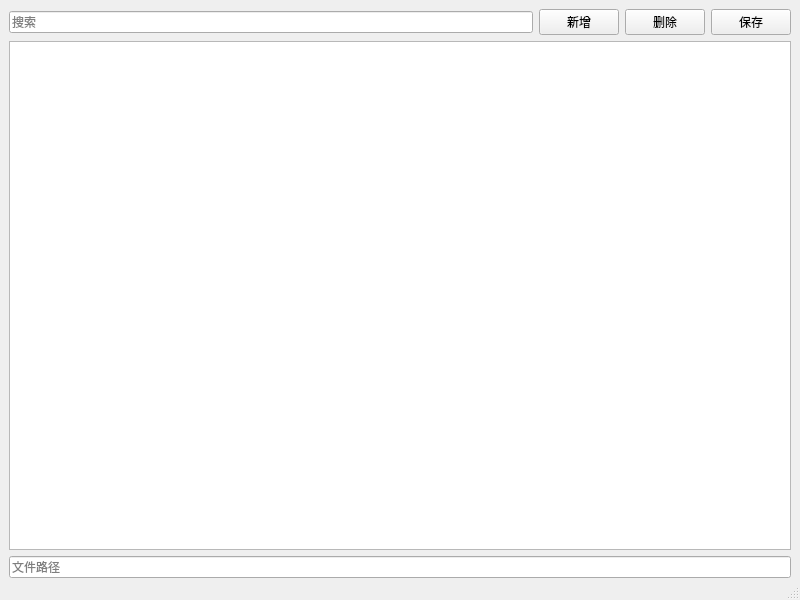
<?xml version="1.0" encoding="UTF-8"?>
<ui version="4.0">
 <class>MainWindow</class>
 <widget class="QMainWindow" name="MainWindow">
  <property name="geometry">
   <rect>
    <x>0</x>
    <y>0</y>
    <width>800</width>
    <height>600</height>
   </rect>
  </property>
  <property name="windowTitle">
   <string>数据库</string>
  </property>
  <widget class="QWidget" name="centralwidget">
   <layout class="QVBoxLayout" name="verticalLayout">
    <property name="bottomMargin">
     <number>0</number>
    </property>
    <item>
     <layout class="QHBoxLayout" name="horizontalLayout">
      <item>
       <widget class="QLineEdit" name="lineEdit_search">
        <property name="placeholderText">
         <string>搜索</string>
        </property>
        <property name="clearButtonEnabled">
         <bool>true</bool>
        </property>
       </widget>
      </item>
      <item>
       <widget class="QPushButton" name="pushButton_add">
        <property name="text">
         <string>新增</string>
        </property>
       </widget>
      </item>
      <item>
       <widget class="QPushButton" name="pushButton_delete">
        <property name="text">
         <string>删除</string>
        </property>
       </widget>
      </item>
      <item>
       <widget class="QPushButton" name="pushButton_save">
        <property name="text">
         <string>保存</string>
        </property>
       </widget>
      </item>
     </layout>
    </item>
    <item>
     <widget class="QTableWidget" name="tableWidget">
      <property name="selectionBehavior">
       <enum>QAbstractItemView::SelectionBehavior::SelectRows</enum>
      </property>
     </widget>
    </item>
    <item>
     <layout class="QHBoxLayout" name="horizontalLayout_config">
      <item>
       <widget class="QLineEdit" name="lineEdit_file">
        <property name="placeholderText">
         <string>文件路径</string>
        </property>
       </widget>
      </item>
     </layout>
    </item>
   </layout>
  </widget>
  <widget class="QStatusBar" name="statusbar"/>
 </widget>
 <resources/>
 <connections/>
</ui>
